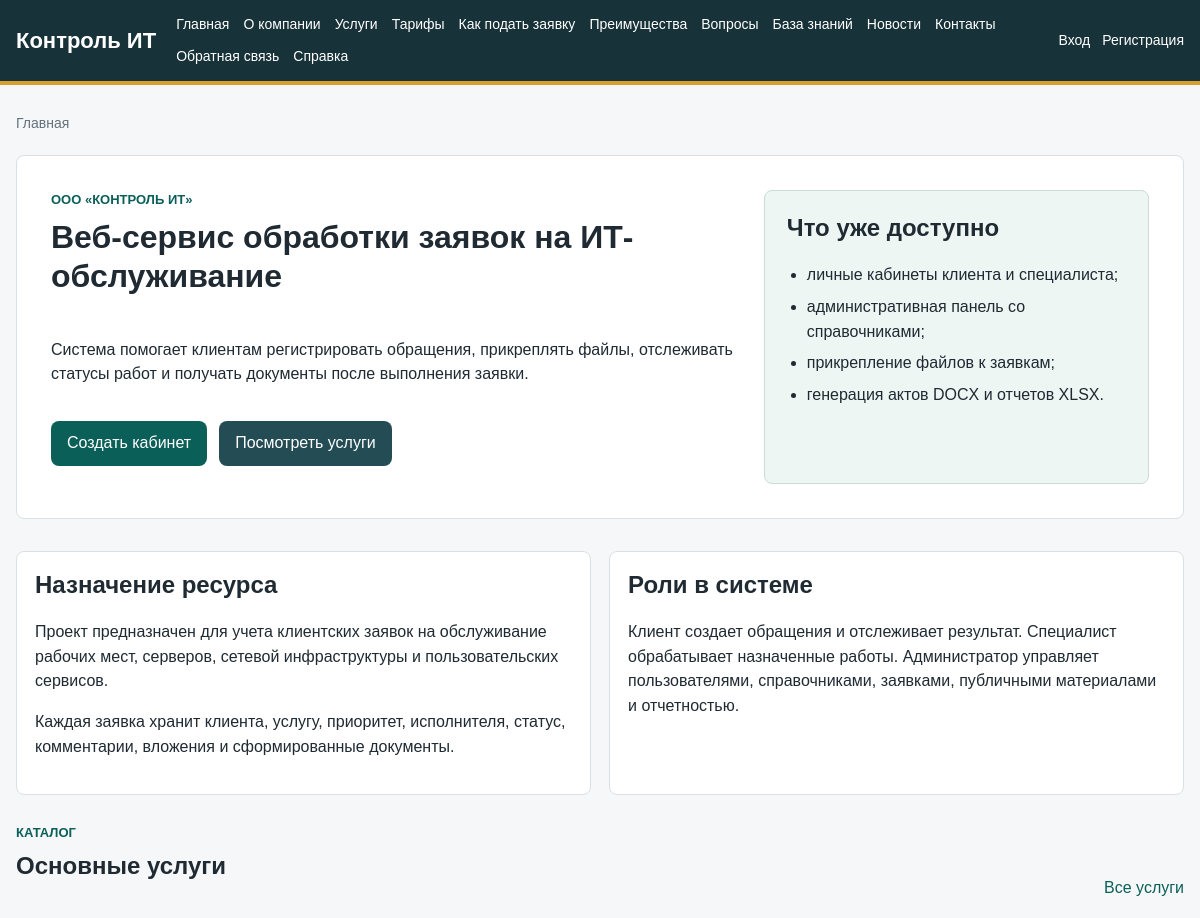
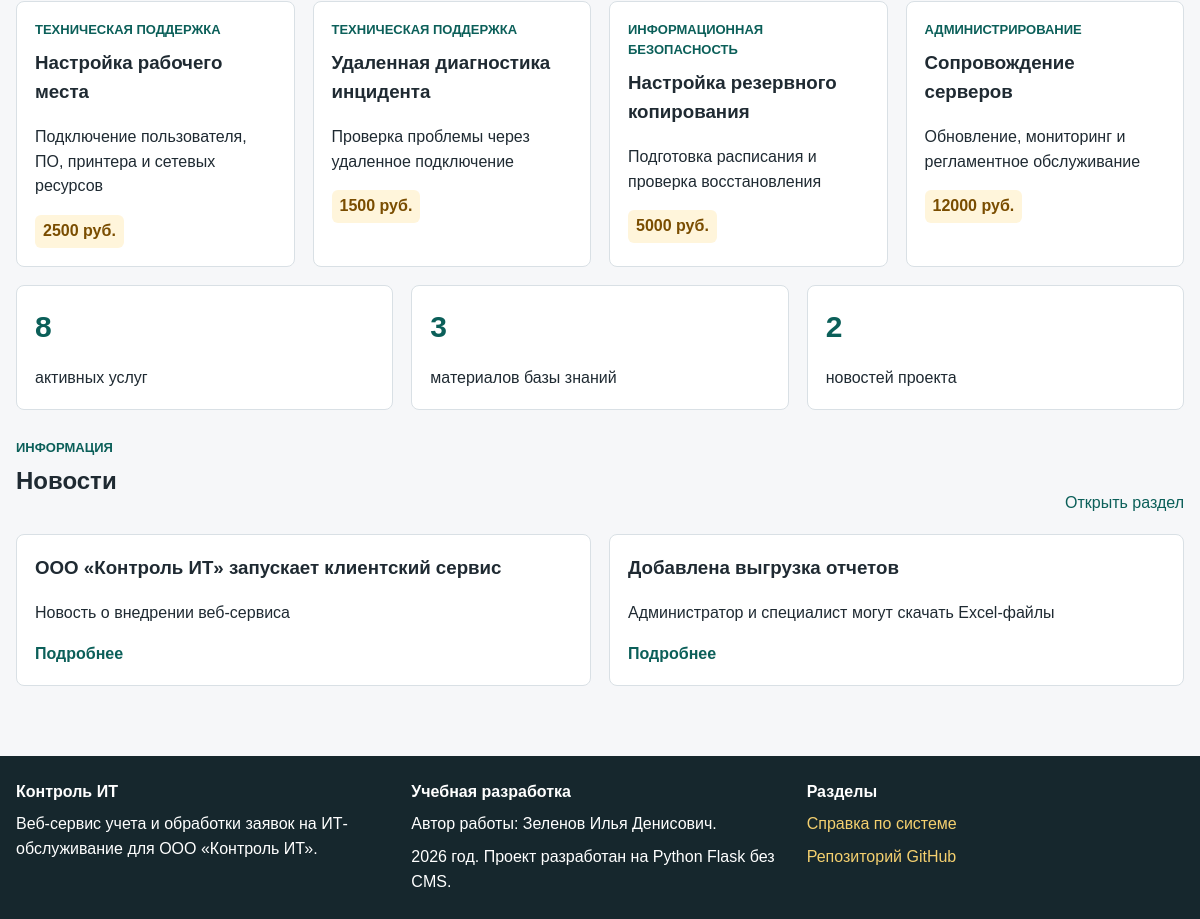
The page / on the database its author committed (2 pictures, top to bottom).
### app/models.py (models this page shows, shortened)
class Service(db.Model):
    __tablename__ = "services"
    id = db.Column(db.Integer, primary_key=True)
    name = db.Column(db.String(150), nullable=False)
    description = db.Column(db.Text)
    price = db.Column(db.Float, default=0)
    is_active = db.Column(db.Boolean, default=True)
    category_id = db.Column(db.Integer, db.ForeignKey("service_categories.id"), nullable=False)
    category = db.relationship("ServiceCategory", back_populates="services")
    tickets = db.relationship("Ticket", back_populates="service")

class ServiceCategory(db.Model):
    __tablename__ = "service_categories"
    id = db.Column(db.Integer, primary_key=True)
    name = db.Column(db.String(120), unique=True, nullable=False)
    description = db.Column(db.Text)
    services = db.relationship("Service", back_populates="category")

class Article(db.Model):
    __tablename__ = "articles"
    id = db.Column(db.Integer, primary_key=True)
    title = db.Column(db.String(180), nullable=False)
    slug = db.Column(db.String(180), unique=True, nullable=False)
    summary = db.Column(db.String(255))
    content = db.Column(db.Text, nullable=False)
    article_type = db.Column(db.String(50), default="knowledge")
    is_published = db.Column(db.Boolean, default=True)
    created_at = db.Column(db.DateTime, default=datetime.utcnow)

### app/routes/public.py (the view)
@public_bp.route("/")
def home():
    services = Service.query.filter_by(is_active=True).limit(4).all()
    news = (
        Article.query.filter_by(article_type="news", is_published=True)
        .order_by(Article.created_at.desc())
        .limit(3)
        .all()
    )
    stats = {
        "services": Service.query.filter_by(is_active=True).count(),
        "knowledge": Article.query.filter_by(article_type="knowledge", is_published=True).count(),
        "news": Article.query.filter_by(article_type="news", is_published=True).count(),
    }
    return render_template(
        "public/home.html",
        title="Главная",
        services=services,
        news=news,
        stats=stats,
        breadcrumbs=[{"label": "Главная", "url": None}],
    )

### app/templates/public/home.html (shortened to what this page needs)
{% extends "base.html" %}
{% block content %}
<section class="hero hero-service">
    <div class="hero-copy">
        <p class="eyebrow">ООО «Контроль ИТ»</p>
        <h1>Веб-сервис обработки заявок на ИТ-обслуживание</h1>
        <p>
            Система помогает клиентам регистрировать обращения, прикреплять файлы,
            отслеживать статусы работ и получать документы после выполнения заявки.
        </p>
        <div class="actions">
            <a class="button" href="{{ url_for('public.register') }}">Создать кабинет</a>
            <a class="button secondary" href="{{ url_for('public.services') }}">Посмотреть услуги</a>
        </div>
    </div>
    <div class="hero-panel">
        <h2>Что уже доступно</h2>
        <ul class="clean-list">
            <li>личные кабинеты клиента и специалиста;</li>
            <li>административная панель со справочниками;</li>
            <li>прикрепление файлов к заявкам;</li>
            <li>генерация актов DOCX и отчетов XLSX.</li>
        </ul>
    </div>
</section>
<section class="section-grid">
    <article class="info-box">
        <h2>Назначение ресурса</h2>
        <p>
            Проект предназначен для учета клиентских заявок на обслуживание рабочих мест,
            серверов, сетевой инфраструктуры и пользовательских сервисов.
        </p>
        <p>
            Каждая заявка хранит клиента, услугу, приоритет, исполнителя, статус,
            комментарии, вложения и сформированные документы.
        </p>
    </article>
    <article class="info-box">
        <h2>Роли в системе</h2>
        <p>
            Клиент создает обращения и отслеживает результат. Специалист обрабатывает
            назначенные работы. Администратор управляет пользователями, справочниками,
            заявками, публичными материалами и отчетностью.
        </p>
    </article>
</section>
<section>
    <div class="section-heading">
        <div>
            <p class="eyebrow">Каталог</p>
            <h2>Основные услуги</h2>
        </div>
        <a href="{{ url_for('public.services') }}">Все услуги</a>
    </div>
    <div class="cards">
        {% for service in services %}
            <article class="card">
                <p class="eyebrow">{{ service.category.name }}</p>
                <h3>{{ service.name }}</h3>
                <p>{{ service.description }}</p>
                <span class="price">{{ '%.0f'|format(service.price) }} руб.</span>
            </article>
        {% else %}
            <article class="card">
                <h3>Услуги готовятся к публикации</h3>
                <p>Администратор может добавить услуги через закрытую панель управления.</p>
            </article>
        {% endfor %}
    </div>
</section>
<section class="dashboard-grid">
    <div class="metric">
        <span>{{ stats.services }}</span>
        <p>активных услуг</p>
    </div>
    <div class="metric">
        <span>{{ stats.knowledge }}</span>
        <p>материалов базы знаний</p>
    </div>
    <div class="metric">
        <span>{{ stats.news }}</span>
        <p>новостей проекта</p>
    </div>
</section>
<section>
    <div class="section-heading">
        <div>
            <p class="eyebrow">Информация</p>
            <h2>Новости</h2>
        </div>
        <a href="{{ url_for('public.news') }}">Открыть раздел</a>
    </div>
    <div class="cards">
        {% for item in news %}
            <article class="card">
                <h3>{{ item.title }}</h3>
                <p>{{ item.summary }}</p>
                <a class="text-link" href="{{ url_for('public.article_detail', slug=item.slug) }}">Подробнее</a>
            </article>
        {% else %}
            <article class="card">
                <h3>Новостей пока нет</h3>
                <p>После публикации материалы появятся на главной странице.</p>
            </article>
        {% endfor %}
    </div>
</section>
{% endblock %}

### app/templates/base.html (shortened to what this page needs)
<!doctype html>
<html lang="ru">
<head>
    <link rel="stylesheet" href="{{ url_for('static', filename='css/style.css') }}">
</head>
<body>
<header class="site-header">
    <div class="container header-inner">
        <a class="logo" href="{{ url_for('public.home') }}">Контроль ИТ</a>
        <nav class="main-nav" aria-label="Основная навигация">
            <a href="{{ url_for('public.home') }}">Главная</a>
            <a href="{{ url_for('public.static_page', page_slug='about') }}">О компании</a>
            <a href="{{ url_for('public.services') }}">Услуги</a>
            <a href="{{ url_for('public.static_page', page_slug='tariffs') }}">Тарифы</a>
            <a href="{{ url_for('public.static_page', page_slug='how-to-create-ticket') }}">Как подать заявку</a>
            <a href="{{ url_for('public.static_page', page_slug='advantages') }}">Преимущества</a>
            <a href="{{ url_for('public.static_page', page_slug='faq') }}">Вопросы</a>
            <a href="{{ url_for('public.knowledge_base') }}">База знаний</a>
            <a href="{{ url_for('public.news') }}">Новости</a>
            <a href="{{ url_for('public.static_page', page_slug='contacts') }}">Контакты</a>
            <a href="{{ url_for('public.feedback') }}">Обратная связь</a>
            <a href="{{ url_for('public.static_page', page_slug='help') }}">Справка</a>
        </nav>
        <div class="auth-panel">
            {% if current_user.is_authenticated %}
                {% if current_user.has_role('Администратор') %}
                    <a href="{{ url_for('admin.dashboard') }}">Админ-панель</a>
                {% endif %}
                {% if current_user.has_role('Специалист') %}
                    <a href="{{ url_for('specialist.dashboard') }}">Кабинет специалиста</a>
                {% endif %}
                {% if current_user.has_role('Клиент') %}
                    <a href="{{ url_for('client.dashboard') }}">Кабинет клиента</a>
                {% endif %}
                <a href="{{ url_for('public.logout') }}">Выйти</a>
            {% else %}
                <a href="{{ url_for('public.login') }}">Вход</a>
                <a href="{{ url_for('public.register') }}">Регистрация</a>
            {% endif %}
        </div>
    </div>
</header>
<main class="container page">
    {% block breadcrumbs %}
        <nav class="breadcrumbs" aria-label="Хлебные крошки">
            {% set crumb_items = breadcrumbs if breadcrumbs is defined and breadcrumbs else [{'label': 'Главная', 'url': url_for('public.home')}, {'label': title, 'url': None}] %}
            {% for crumb in crumb_items %}
                {% if crumb.url and not loop.last %}
                    <a href="{{ crumb.url }}">{{ crumb.label }}</a>
                {% else %}
                    <span>{{ crumb.label }}</span>
                {% endif %}
            {% endfor %}
        </nav>
    {% endblock %}
    {% block content %}{% endblock %}
</main>
<footer class="site-footer">
    <div class="container footer-grid">
        <div>
            <strong>Контроль ИТ</strong>
            <p>Веб-сервис учета и обработки заявок на ИТ-обслуживание для ООО «Контроль ИТ».</p>
        </div>
        <div>
            <strong>Учебная разработка</strong>
            <p>Автор работы: Зеленов Илья Денисович.</p>
            <p>2026 год. Проект разработан на Python Flask без CMS.</p>
        </div>
        <div>
            <strong>Разделы</strong>
            <p><a href="{{ url_for('public.static_page', page_slug='help') }}">Справка по системе</a></p>
            <p><a href="https://github.com/zelenovilya/kontrol_it_flask_service">Репозиторий GitHub</a></p>
        </div>
    </div>
</footer>
</body>
</html>

### app/static/css/style.css (style rules this page uses)
:root { --page: #f6f7f9; --surface: #ffffff; --surface-soft: #eef6f4; --ink: #1f2a32; --muted: #63717d; --line: #d9e0e5; --header: #18323a; --header-2: #244c55; --accent: #0f766e; --accent-strong: #0b5f59; --warning: #b7791f; --danger: #b42318; --success: #1f7a4d; --white: #ffffff; }
* { box-sizing: border-box; }
body { margin: 0; font-family: Arial, Helvetica, sans-serif; color: var(--ink); background: var(--page); line-height: 1.55; }
a { color: var(--accent-strong); text-decoration: none; }
.container { width: min(1180px, calc(100% - 32px)); margin: 0 auto; }
.site-header { background: var(--header); color: var(--white); border-bottom: 4px solid #d8a031; }
.header-inner { display: flex; align-items: center; gap: 20px; padding: 14px 0; flex-wrap: wrap; }
.logo { color: var(--white); font-weight: 700; font-size: 22px; white-space: nowrap; }
.main-nav { display: flex; gap: 10px 14px; flex-wrap: wrap; flex: 1; }
.main-nav a, .auth-panel a { color: var(--white); font-size: 14px; }
.auth-panel { display: flex; gap: 12px; flex-wrap: wrap; }
.page { padding: 28px 0 52px; }
.breadcrumbs { color: var(--muted); margin-bottom: 20px; font-size: 14px; }
.hero { background: var(--surface); border: 1px solid var(--line); border-radius: 8px; padding: 34px; margin-bottom: 32px; }
.hero-service { display: grid; grid-template-columns: minmax(0, 1.6fr) minmax(280px, .9fr); gap: 28px; align-items: stretch; }
.hero-copy { display: grid; align-content: center; }
.hero-copy h1 { max-width: 760px; }
.hero-panel { background: var(--surface-soft); border: 1px solid #c8ddd8; border-radius: 8px; padding: 22px; }
h1 { margin-top: 0; font-size: 32px; line-height: 1.2; }
h2 { margin-top: 0; line-height: 1.25; }
h3 { margin-top: 0; }
.eyebrow { margin: 0 0 8px; color: var(--accent-strong); font-size: 13px; font-weight: 700; text-transform: uppercase; }
.cards, .dashboard-grid, .section-grid { display: grid; grid-template-columns: repeat(auto-fit, minmax(240px, 1fr)); gap: 18px; margin: 18px 0; }
.section-heading { display: flex; justify-content: space-between; align-items: end; gap: 18px; margin-top: 28px; }
.card, .metric, .info-box, .form-card, .comment { background: var(--surface); border: 1px solid var(--line); border-radius: 8px; padding: 18px; }
.metric span { display: block; font-size: 30px; font-weight: 700; color: var(--accent-strong); }
.metric p { margin-bottom: 0; }
.price { display: inline-flex; width: max-content; padding: 4px 8px; border-radius: 6px; background: #fff5db; color: #7a4d00; font-weight: 700; }
.actions { display: flex; gap: 12px; margin: 18px 0; flex-wrap: wrap; }
.button, button { display: inline-block; background: var(--accent-strong); color: var(--white); border: none; border-radius: 8px; padding: 10px 16px; cursor: pointer; font: inherit; text-align: center; }
.button.secondary { background: var(--header-2); }
.text-link { font-weight: 700; }
.clean-list, .step-list { margin: 12px 0 0; padding-left: 20px; }
.clean-list li, .step-list li { margin-bottom: 7px; }
.site-footer { background: #16272d; color: var(--white); padding: 24px 0; }
.site-footer a { color: #f4d06f; }
.footer-grid { display: grid; grid-template-columns: repeat(auto-fit, minmax(220px, 1fr)); gap: 18px; }
.footer-grid p { margin: 8px 0 0; }

### rows shown on the page
Service: category.name "ТЕХНИЧЕСКАЯ ПОДДЕРЖКА", name "Настройка рабочего места", description "Подключение пользователя, ПО, принтера и сетевых ресурсов", price "2500"
Service: category.name "ТЕХНИЧЕСКАЯ ПОДДЕРЖКА", name "Удаленная диагностика инцидента", description "Проверка проблемы через удаленное подключение", price "1500"
Service: category.name "ИНФОРМАЦИОННАЯ БЕЗОПАСНОСТЬ", name "Настройка резервного копирования", description "Подготовка расписания и проверка восстановления", price "5000"
Service: category.name "АДМИНИСТРИРОВАНИЕ", name "Сопровождение серверов", description "Обновление, мониторинг и регламентное обслуживание", price "12000"
Article: title "ООО «Контроль ИТ» запускает клиентский сервис", summary "Новость о внедрении веб-сервиса"
Article: title "Добавлена выгрузка отчетов", summary "Администратор и специалист могут скачать Excel-файлы"

### other values the page prints
{{ crumb.label }} "Главная"
{{ stats.services }} "8"
{{ stats.knowledge }} "3"
{{ stats.news }} "2"
